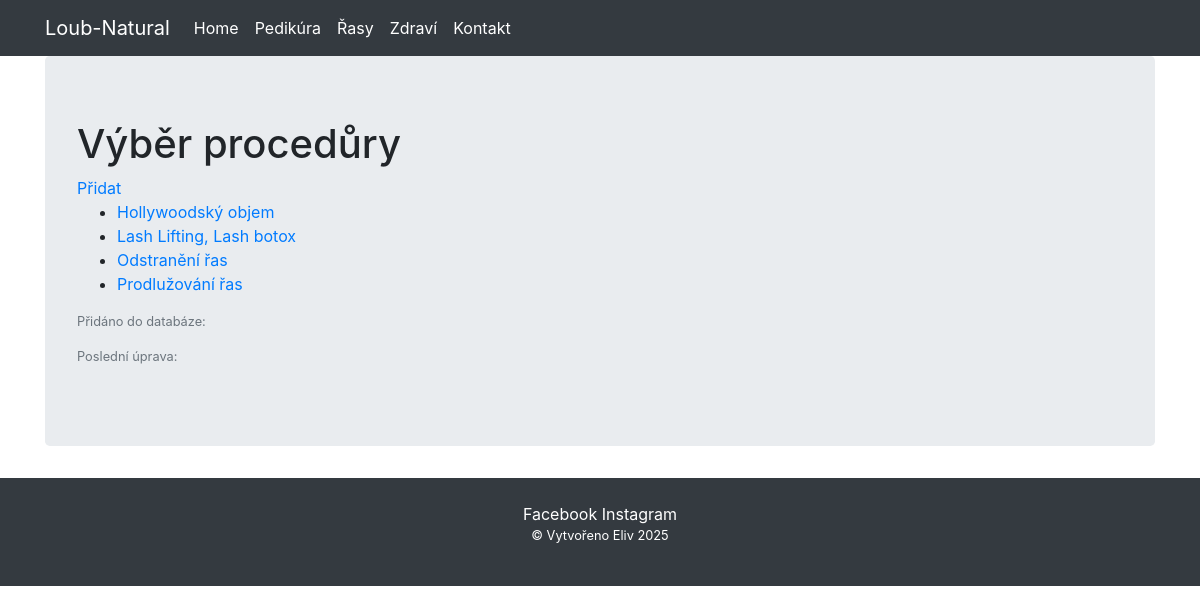
The page /eyelash/ on the database as committed earlier.
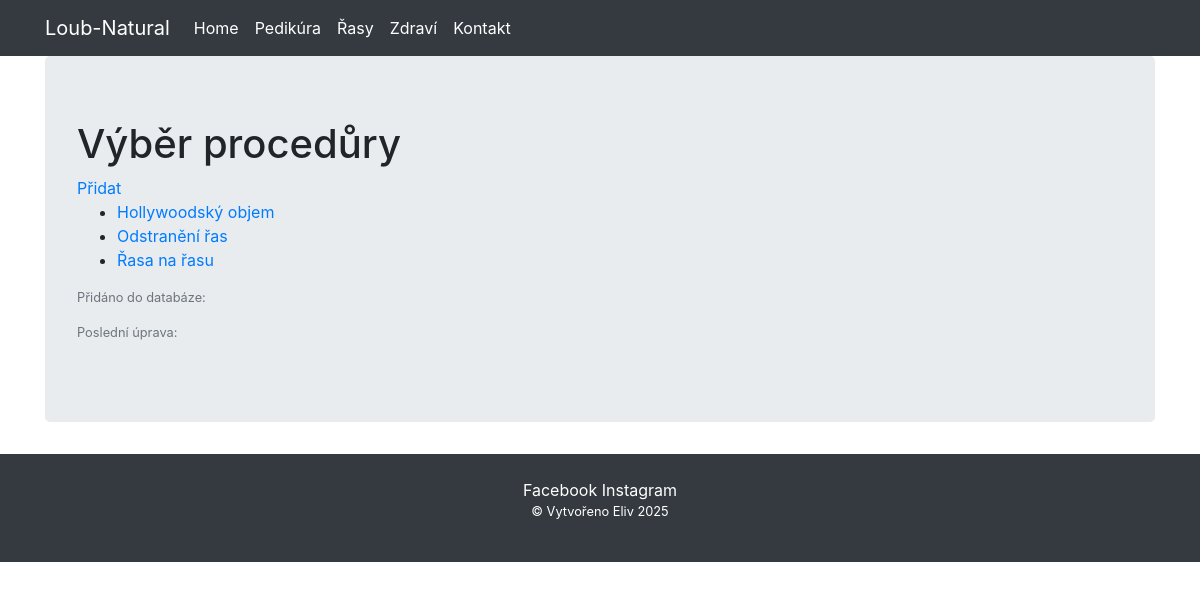
The same page on the database as committed later.
### viewer/models.py (models this page shows, shortened)
class Rasy(Model):
    name = CharField(max_length=30, null=False, blank=False, unique=True)
    procedure_time = IntegerField(null=False, blank=False, default=0)
    description = TextField(max_length=5000, null=True, blank=True)
    price = IntegerField(null=False, blank=False)
    class Meta:
        ordering = ['name']
        verbose_name_plural = "Řasy"
    def __str__(self):
        return self.name

### viewer/views.py (the view)
# urls.py: path('eyelash/', EyelashListView.as_view(), name="eyelash"),
class EyelashListView(ListView):
    template_name = 'rasy.html'
    model = Rasy
    context_object_name = 'eyelashs'

### viewer/templates/rasy.html (shortened to what this page needs)
{% extends 'base.html' %}
{% block content %}
<h1>Výběr procedůry</h1>
<a href="/rasy/add">Přidat</a>
<ul>
    {% for eyelash in eyelashs %}
    <li>
        <a href="{% url 'eyelash_detail' eyelash.id %}">{{ eyelash }}</a>
    </li>
    {% endfor %}
</ul>
<div>
    <p class="mt3"><small class="text-muted">Přidáno do databáze: {{ pedikura.created }}</small></p>
    <p class="mt2"><small class="text-muted">Poslední úprava: {{ pedikura.update }}</small></p>
</div>
{% endblock %}

Rows that differ between the two databases and show on the page:
removed Rasy: name "Lash Lifting, Lash botox"
removed Rasy: name "Prodlužování řas"
added Rasy: name "Řasa na řasu"
